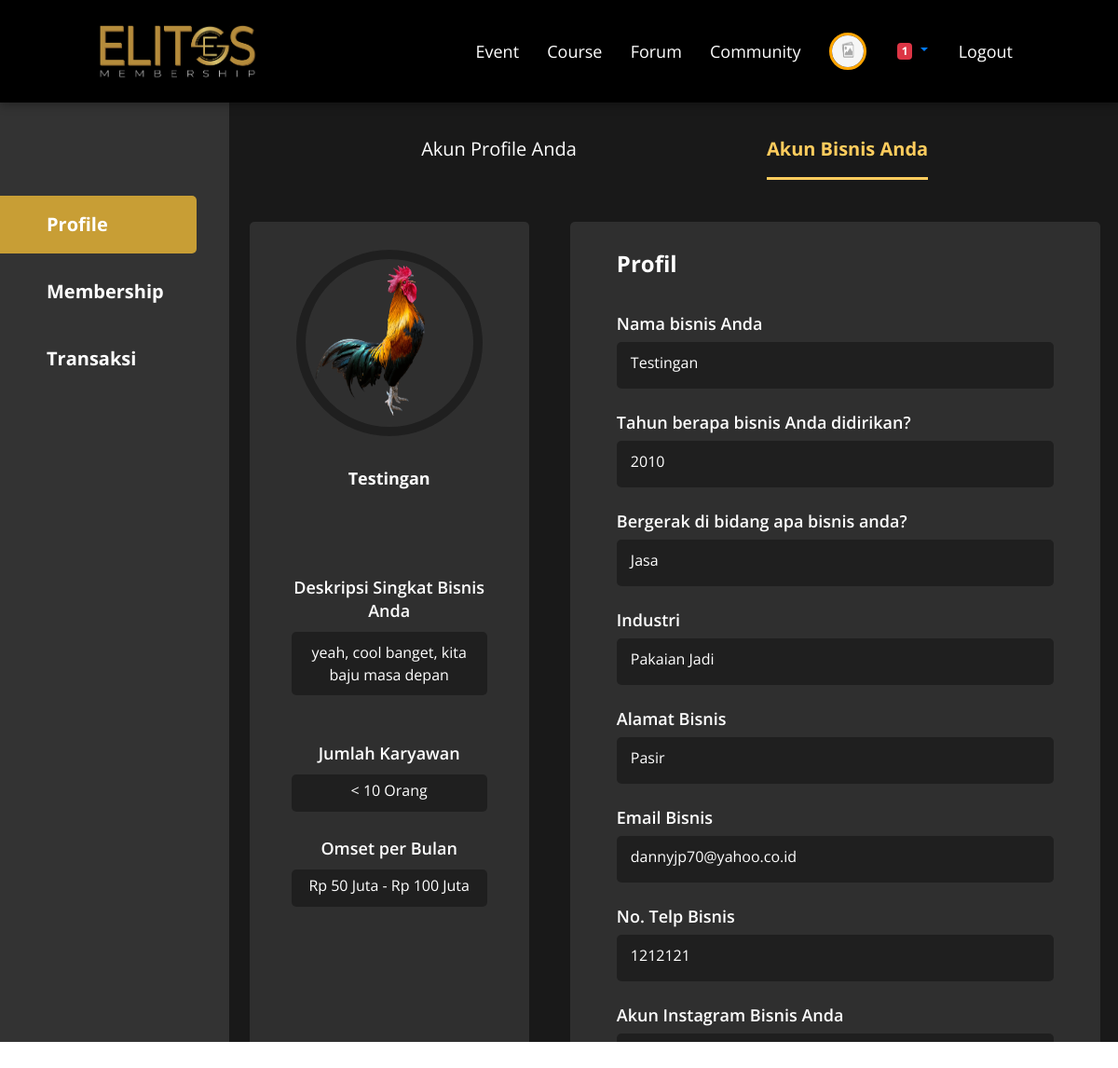
The page /index.php?hal=akun-profile&tuj=profile&mod=akun-bisnis&idpe=16&mau=detailbisnis (signed in) on the database its author committed.
### tables this page shows
CREATE TABLE `user_preneur` (
  `id_userpreneur` int(11) NOT NULL,
  `nama_bisnis` varchar(50) NOT NULL,
  `tahun_dirikan` year(4) NOT NULL,
  `bidang_usaha` varchar(50) NOT NULL,
  `akun_instagram` varchar(25) DEFAULT NULL,
  `page_facebook` varchar(50) DEFAULT NULL,
  `website_bisnis` varchar(25) DEFAULT NULL,
  `omset_bulanan` varchar(27) NOT NULL,
  `jumlah_karyawan` varchar(27) NOT NULL,
  `deskripsi_usaha` text NOT NULL,
  `id_user` int(15) NOT NULL,
  `id_provinsi` int(11) NOT NULL,
  `alamat_bisnis` varchar(100) NOT NULL,
  `email_bisnis` varchar(50) NOT NULL,
  `telp_bisnis` varchar(15) NOT NULL,
  `foto_usaha` varchar(100) NOT NULL,
  `industri` varchar(50) DEFAULT NULL
);

### fungsional/data/isiData.php (called while the page is built, shortened)
<?php
    class isiData extends konfigurasi
    {
        public function eksekusiSQL($sqlnya)
        {
            $sambungannya=parent::sambungkan();
            $que = mysqli_query($sambungannya, $sqlnya);
            return $que;
        }
    }
?>

### fungsional/halm/akun-bisnis-detail.php (the view, shortened to what this page needs)
<?php
$idpe = @$_GET['idpe'];
$perintah = $crud->eksekusiSQl("SELECT *FROM user_preneur
                            INNER JOIN user ON user.id_user=user_preneur.id_user
                            INNER JOIN provinsi ON provinsi.id_provinsi=user_preneur.id_provinsi
                            WHERE user.id_user='$iduser'
                            AND user_preneur.id_userpreneur='$idpe'
                            ORDER BY user_preneur.id_userpreneur DESC");
    foreach ($perintah as $a)
    {
        $namaBis   = $a['nama_bisnis'];
        $tahun  = $a['tahun_dirikan'];
        $bidang = $a['bidang_usaha'];
        $ig     = $a['akun_instagram'];
        $omset  = $a['omset_bulanan'];
        $jumkar = $a['jumlah_karyawan'];
        $deskrip = $a['deskripsi_usaha'];
        $foto   = $a['foto_usaha'];
        $alamatBis = $a['alamat_bisnis'];
        $emailBis  = $a['email_bisnis'];
        $telpBis = $a['telp_bisnis'];
        $industri= $a['industri'];
        $badge = "-";
        if ($ig == NULL) {
            $ig = $badge;
          }
        if ($foto=="Kosong")
        {
            $gambar = "<img src='img/nofoto.png' width='50' height='50'>";
            $imeg= "<img src='img/nofoto.png' width='100%' height='200'>";
        }
        else
        {
            $tujuan = "./foto/bisnismember/$foto";
        }
    }
?>
<div class="container-content">
    <div class="akun-navbar">
        <a class="<?php echo $profil; ?>" href="?hal=akun-profile&mod=profil&tuj=profile">Akun Profile Anda</a>
        <a class="<?php echo $bisnis; ?>" href="?hal=akun-profile&mod=akun-bisnis&tuj=profile">Akun Bisnis Anda</a>
    </div>
    <div class="akun-bisnis">
        <div class="content-row-1">
            <div class="akun-data">
                <img src="<?php echo $tujuan; ?>" alt="">
                <h4><?php echo $namaBis; ?></h4>
                <h5>Deskripsi Singkat Bisnis Anda</h5>
                <div class="desc-bisnis">
                    <?php echo $deskrip;?>
                </div>
                <h5>Jumlah Karyawan</h5>
                <div class="container-data-profile"><?php echo $jumkar;?></div>
                <h5>Omset per Bulan</h5>
                <div class="container-data-profile"><?php echo $omset;?></div>
            </div>
        </div>
        <div class="content-row-2">
            <h2>Profil</h2>
            <h3>Nama bisnis Anda</h3>
            <div class="container-data-profile"><?php echo $namaBis;?></div>
            <h3>Tahun berapa bisnis Anda didirikan?</h3>
            <div class="container-data-profile"><?php echo $tahun;?></div>
            <h3>Bergerak di bidang apa bisnis anda?</h3>
            <div class="container-data-profile"><?php echo $bidang; ?></div>
            <h3>Industri</h3>
            <div class="container-data-profile"><?php echo $industri;?></div>
            <h3>Alamat Bisnis</h3>
            <div class="container-data-profile"><?php echo $alamatBis;?></div>
            <h3>Email Bisnis</h3>
            <div class="container-data-profile"><?php echo $emailBis;?></div>
            <h3>No. Telp Bisnis</h3>
            <div class="container-data-profile"><?php echo $telpBis;?></div>
            <h3>Akun Instagram Bisnis Anda</h3>
            <div class="container-data-profile"><?php echo $ig;?></div>
            </div>
    </div>
</div>

### css/ev-design.css (style rules this page uses)
body { font-family: 'Open Sans', sans-serif; font-style: normal; color: #FFFFFF; }

### css/profile.css (style rules this page uses)
.container-content { display: inline-block; vertical-align: top; width: 79%; height: 1008px; overflow: auto; }
.akun-navbar { width: 100%; vertical-align: top; padding-top: 25px; padding-bottom: 25px; text-align: center; }
.akun-navbar .active { font-weight: bold; font-size: 20px; line-height: 50px; padding-bottom: 5px; border-bottom: solid #FECC5D 3px; color: #FECC5D; }
.akun-navbar a { display: inline-block; font-weight: normal; font-size: 20px; line-height: 50px; color: #FFFFFF; margin-left: 100px; margin-right: 100px; }
.content-row-1 { display: inline-block; vertical-align: top; }
.akun-data { width: 300px; height: 400px; margin-bottom: 45px; padding-top: 30px; padding-bottom: 50px; padding-left: 45px; padding-right: 45px; border-radius: 5px; background-color: #2F2F2F; text-align: center; }
.akun-data img { width: 200px; height: 200px; border-radius: 50%; border: solid 10px rgba(0, 0, 0, 0.35); margin-bottom: 20px; }
.akun-data h4 { font-weight: bold; line-height: 20px; font-size: 18px; margin-bottom: 20px; }
.content-row-2 { display: inline-block; width: 50%; vertical-align: top; padding: 20px 50px; margin-left: 40px; text-align: left; background-color: #2F2F2F; border-radius: 5px; }
.content-row-2 h2 { font-weight: bold; font-size: 24px; line-height: 50px; margin-bottom: 30px; }
.container-data-profile { margin-bottom: 27px; margin-top: 10px; height: 50px; background:rgba(0, 0, 0, 0.35); border-radius: 5px; padding-left: 15px; padding-top: 10px; color: white; }
.content-row-2 h3 { font-weight: 600; font-size: 18px; line-height: 19px; }
.akun-bisnis { position: relative; display: block; width: 100%; padding-top: 20px; padding-bottom: 20px; text-align: center; }
.akun-bisnis .content-row-2 { width: 60%; }
.akun-bisnis .akun-data { height: 1365px; }
.akun-bisnis h4 { font-weight: bold; font-size: 18px; line-height: 50px; margin-bottom: 80px; }
.akun-bisnis h5 { font-weight: 600; font-size: 18px; line-height: 25px; display: block; margin-bottom: 10px; }
.akun-bisnis .desc-bisnis { margin-bottom: 50px; background-color: rgba(0, 0, 0, 0.35); border-radius: 5px; padding: 10px; }
.akun-bisnis .akun-data .container-data-profile { padding: 5px; height: 40px; }

### rows shown on the page
user_preneur: foto_usaha (picture), nama_bisnis "Testingan", deskripsi_usaha "yeah, cool banget, kita baju masa depan", jumlah_karyawan "< 10 Orang", omset_bulanan "Rp 50 Juta - Rp 100 Juta", tahun_dirikan "2010", bidang_usaha "Jasa", industri "Pakaian Jadi", alamat_bisnis "Pasir", email_bisnis "dannyjp70@yahoo.co.id", telp_bisnis "1212121"

### other values the page prints
$hitung "1"
